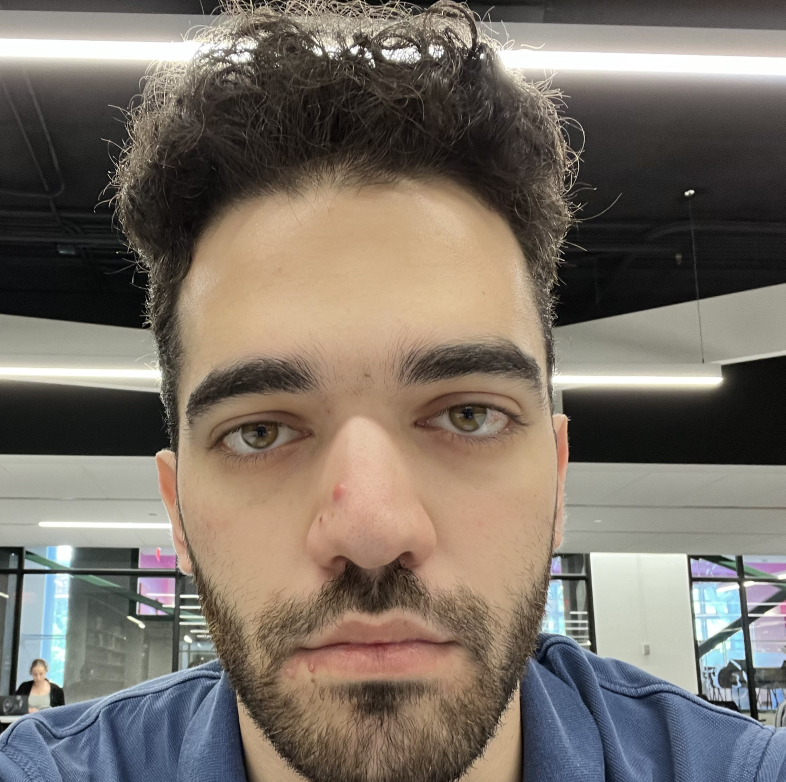
#> input picture Image_Recognition_Project/part_3/data_cleaning_labeling/scripts/1.jpg, 2356 x 2346 px (shown at 1/3 size)
$ python image_to_pixel.py
#> lines starting #> are read from the running program, lines starting #| are printed output that depends on the picture
import pandas as pd
import numpy as np
import matplotlib.pyplot as plt
from PIL import Image
import cv2

img = cv2.imread(f'1.jpg')
#> img is the input picture: shape (2346, 2356, 3); mean B, G, R 103.1, 112.5, 121.3

resized_img = cv2.resize(img, (48, 48), interpolation=cv2.INTER_AREA)
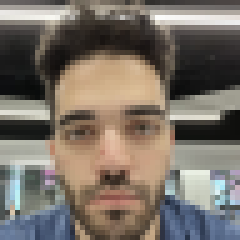
#> resized_img: shape (48, 48, 3) (shown 5 times larger); mean B, G, R 103.1, 112.5, 121.3
gray_image = cv2.cvtColor(resized_img, cv2.COLOR_BGR2GRAY)
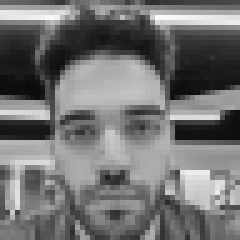
#> gray_image: shape (48, 48) (shown 5 times larger); min 10, max 251, mean 114

# save the gray_image as a png file
cv2.imwrite(f'modified.png', gray_image)


# Load the image
image_path = "modified.png" # Change this to the path of the image you want to convert

img = Image.open(image_path)


# Convert the image to grayscale
img = img.convert("L")

# Convert 48 by 48 image
img = img.resize((48, 48), Image.Resampling.LANCZOS)


# Get the image dimensions
width, height = img.size
#> width = 48; height = 48

# Extract pixel data
pixels = list(img.getdata())
#> pixels = 2304 values, max 251 at index 175, min 10 at index 822, mean 114

# Convert the pixel data into a string format
pixel_str = ""
i = 0
for y in range(height):
    for x in range(width):
        i+=1
        grayscale_value = pixels[y * width + x]
        pixel_str += f"{grayscale_value} "
#> after the loop, i = 2304

print(i)
#| 2304
print(pixel_str)
#> (printed output is left out)
